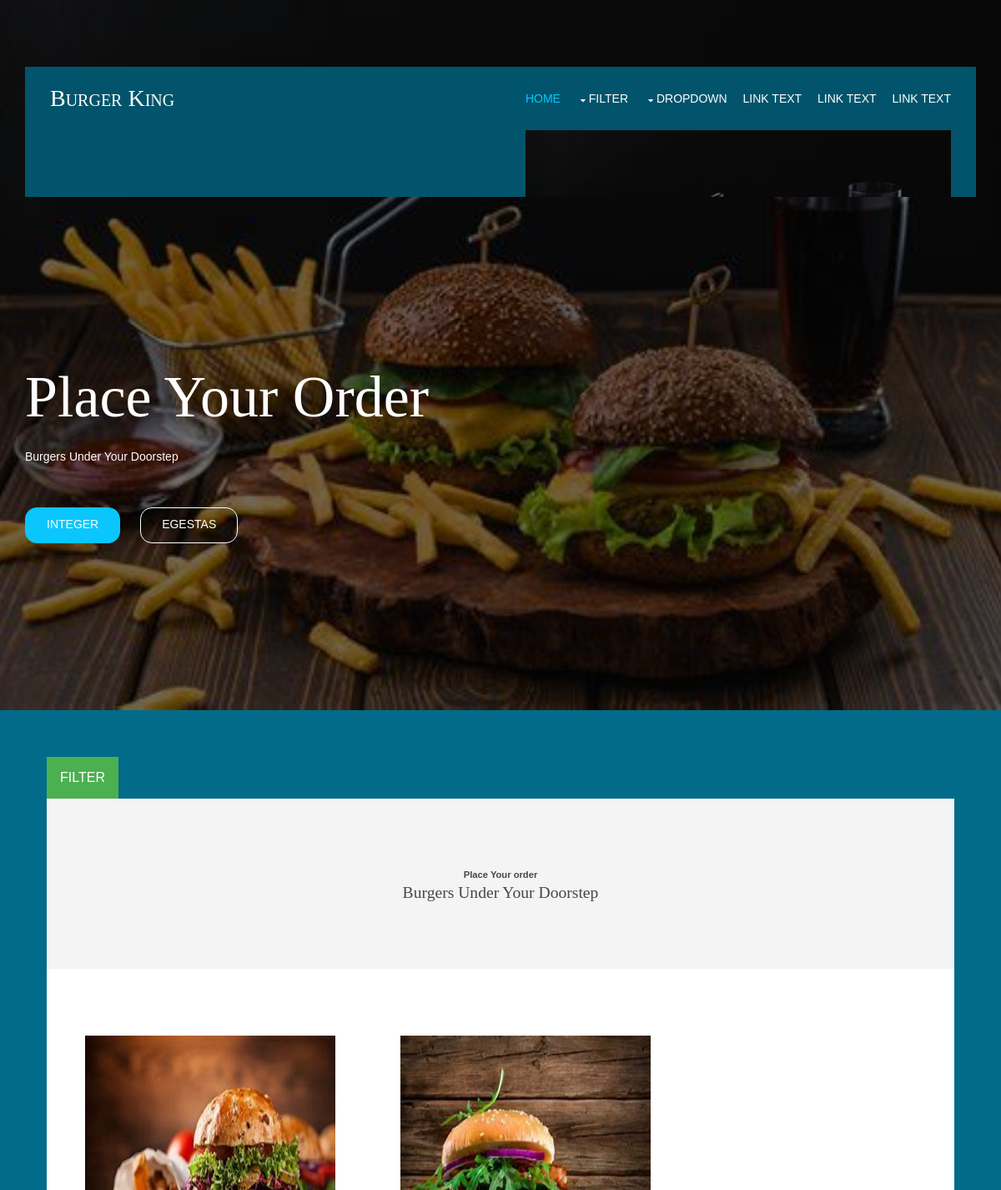
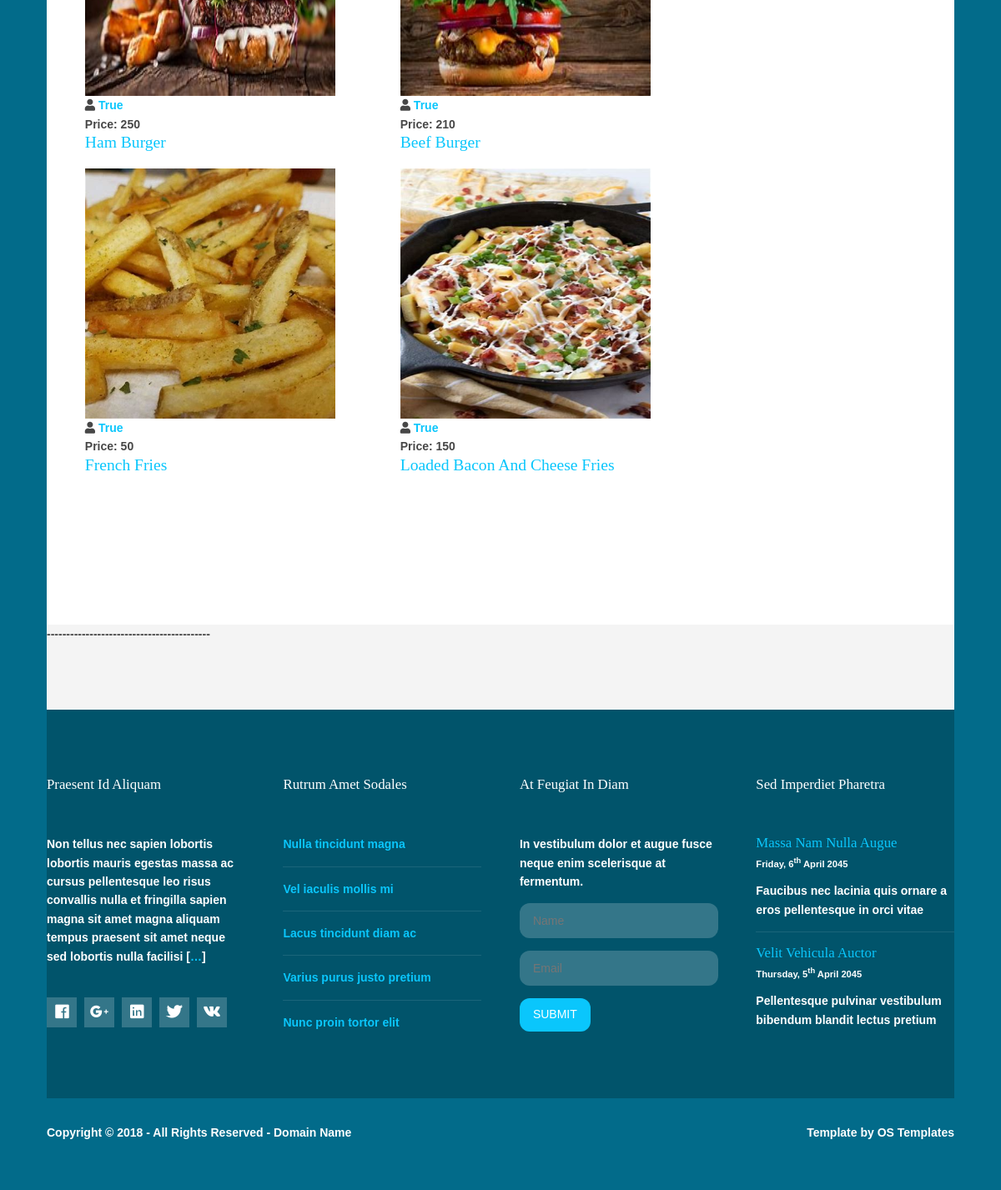
The page / on the database its author committed (2 pictures, top to bottom).
### shop/models.py (models this page shows, shortened)
class products(models.Model):
    name=models.CharField(max_length=250,unique=True)
    slug=models.SlugField(max_length=250,unique=True)
    img=models.ImageField(upload_to='product')
    stock=models.IntegerField()
    price=models.IntegerField()
    available=models.BooleanField()
    category=models.ForeignKey(categ,on_delete=models.CASCADE)

### shop/views.py (the view)
# urls.py: 2. Add a URL to urlpatterns:  path('', views.home, name='home')
def home(request,c_slug=None):
    c_page=None
    prodt=None
    if c_slug!=None:
        c_page=get_object_or_404(categ,slug=c_slug)
        prodt=products.objects.filter(category=c_page,available=True)
    else:
        prodt=products.objects.all().filter(available=True)
    cat=categ.objects.all()
    return render(request,'index.html',{'pr':prodt,'ct':cat})

### shop/models.py (called while the page is built)
    def get_url(self):
        return reverse('prod_cat',args=[self.slug])

### templates/index.html (shortened to what this page needs)
{% extends 'base.html' %}
{% load static %}
{% block content %}
<!DOCTYPE html>
<html lang="">
<head>
<link href="{% static 'hm/layout/styles/layout.css' %}" rel="stylesheet" type="text/css" media="all">
</head>
<body id="top">
<div class="bgded overlay padtop" style="background-image:url('{% static 'hm/images/demo/backgrounds/bug.jpg' %}');">
  </header>
  <div id="pageintro" class="hoc clear">
    <article>
      <h3 class="heading">Place Your Order</h3>
      <p>Burgers under your doorstep</p>
      <footer>
        <ul class="nospace inline pushright">
          <li><a class="btn" href="#">Integer</a></li>
          <li><a class="btn inverse" href="#">Egestas</a></li>
        </ul>
      </footer>
    </article>
  </div>
</div>
<div class="dropdown">
  <button class="dropbtn">FILTER</button>
  <div class="dropdown-content">
          {% for i in ct %}
          <b style="color:black">
            {% endfor %}
          </b>
        </div>
<div class="wrapper row2">
  <section class="hoc container clear">
    <div class="sectiontitle">
      <p class="nospace font-xs">Place Your order</p>
      <h6 class="heading">Burgers under your doorstep</h6>
    </div>
    <div class="wrapper row3">
  <main class="hoc container clear">
    <section id="introblocks">
      <ul class="nospace group btmspace-80">
    {% for i in pr %}
      <li class="one_third">
        <article>
          <figure><a class="imgover" href="#"><img src="{{i.img.url}}" alt="" style="width:300px;height:300px"></a>
            <figcaption>
              <ul class="nospace meta clear">
                <li><i class="fas fa-user"></i> <a href="#">{{i.available}}</a></li>
                <li>
                  <time datetime="2045-04-06T08:15+00:00">Price: {{i.price}}</time>
                </li>
              </ul>
              <h6 class="heading"><a href="#">{{i.name}}</a></h6>
            </figcaption>
          </figure>
        </article>
      </li>
    {% endfor %}
          </ul>
    </section>
  </main>
    </div>
      ------------------------------------------
  </section>
</div>
<div class="wrapper row4">
  <footer id="footer" class="hoc clear">
    <div class="one_quarter first">
      <h6 class="heading">Praesent id aliquam</h6>
      <p>Non tellus nec sapien lobortis lobortis mauris egestas massa ac cursus pellentesque leo risus convallis nulla et fringilla sapien magna sit amet magna aliquam tempus praesent sit amet neque sed lobortis nulla facilisi [<a href="#">&hellip;</a>]</p>
      <ul class="faico clear">
        <li><a class="faicon-facebook" href="#"><i class="fab fa-facebook"></i></a></li>
        <li><a class="faicon-google-plus" href="#"><i class="fab fa-google-plus-g"></i></a></li>
        <li><a class="faicon-linkedin" href="#"><i class="fab fa-linkedin"></i></a></li>
        <li><a class="faicon-twitter" href="#"><i class="fab fa-twitter"></i></a></li>
        <li><a class="faicon-vk" href="#"><i class="fab fa-vk"></i></a></li>
      </ul>
    </div>
    <div class="one_quarter">
      <h6 class="heading">Rutrum amet sodales</h6>
      <ul class="nospace linklist">
        <li><a href="#">Nulla tincidunt magna</a></li>
        <li><a href="#">Vel iaculis mollis mi</a></li>
        <li><a href="#">Lacus tincidunt diam ac</a></li>
        <li><a href="#">Varius purus justo pretium</a></li>
        <li><a href="#">Nunc proin tortor elit</a></li>
      </ul>
    </div>
    <div class="one_quarter">
      <h6 class="heading">At feugiat in diam</h6>
      <p class="nospace btmspace-15">In vestibulum dolor et augue fusce neque enim scelerisque at fermentum.</p>
      <form action="#" method="post">
        <fieldset>
          <input class="btmspace-15" type="text" value="" placeholder="Name">
          <input class="btmspace-15" type="text" value="" placeholder="Email">
          <button class="btn" type="submit" value="submit">Submit</button>
        </fieldset>
      </form>
    </div>
    <div class="one_quarter last">
      <h6 class="heading">Sed imperdiet pharetra</h6>
      <ul class="nospace linklist">
        <li>
          <article>
            <h6 class="nospace font-x1"><a href="#">Massa nam nulla augue</a></h6>
            <time class="font-xs block btmspace-10" datetime="2045-04-06">Friday, 6<sup>th</sup> April 2045</time>
            <p class="nospace">Faucibus nec lacinia quis ornare a eros pellentesque in orci vitae</p>
          </article>
        </li>
        <li>
          <article>
            <h6 class="nospace font-x1"><a href="#">Velit vehicula auctor</a></h6>
            <time class="font-xs block btmspace-10" datetime="2045-04-05">Thursday, 5<sup>th</sup> April 2045</time>
            <p class="nospace">Pellentesque pulvinar vestibulum bibendum blandit lectus pretium</p>
          </article>
        </li>
      </ul>
    </div>
  </footer>
</div>
<div class="wrapper row5">
  <div id="copyright" class="hoc clear">
    <p class="fl_left">Copyright &copy; 2018 - All Rights Reserved - <a href="#">Domain Name</a></p>
    <p class="fl_right">Template by <a target="_blank" href="https://www.os-templates.com/" title="Free Website Templates">OS Templates</a></p>
  </div>
</div>
</body>
</html>
 {% endblock %}

### templates/base.html (shortened to what this page needs)
{% load static %}
<!DOCTYPE html>
<html lang="">
<head>
<link href="{% static 'hm/layout/styles/layout.css' %}" rel="stylesheet" type="text/css" media="all">
</head>
<body id="top">
<div class="bgded overlay padtop" style="background-image:url('{% static 'hm/images/demo/backgrounds/bug.jpg' %}');">
  <header id="header" class="hoc clear">
    <div id="logo" class="fl_left">
      <h1><a href="/">Burger King</a></h1>
    </div>
    <nav id="mainav" class="fl_right">
      <ul class="clear">
        <li class="active"><a href="index.html">Home</a></li>
        <li><a class="drop" href="#">Filter</a>
        </li>
        <li><a class="drop" href="#">Dropdown</a>
        </li>
        <li><a href="#">Link Text</a></li>
        <li><a href="#">Link Text</a></li>
        <li><a href="#">Link Text</a></li>
      </ul>
      {% block content %}
      {% endblock %}
</body>

### static/hm/layout/styles/layout.css (style rules this page uses)
.padtop { padding:80px 0 0 0; }
#header { padding:0 30px; }
#header #logo { margin:22px 0 0 0; }
#header #logo h1 { margin:0; padding:0; font-size:2rem; font-variant:small-caps; }
#pageintro { padding:200px 0; }
#pageintro article { display:block; max-width:60%; text-transform:capitalize; }
#pageintro .heading { font-size:5rem; }
#pageintro footer { margin-top:50px; }
.container { padding:80px 0; }
.sectiontitle { display:block; max-width:55%; margin:0 auto 80px; text-align:center; }
.sectiontitle * { margin:0; }
#footer { padding:80px 0; }
#footer .heading { margin-bottom:50px; font-size:1.2rem; }
#footer p + .faico { margin-top:30px; }
#footer input, #footer button { border:1px solid; }
#footer input { display:block; width:100%; padding:12px 15px; }
#footer button { padding:10px 15px 12px; font-size:1rem; }
#footer .linklist li { display:block; margin-bottom:15px; padding:0 0 15px 0; border-bottom:1px solid; }
#footer .linklist li:last-child { margin:0; padding:0; border:none; }
#footer .linklist li::before, #footer .linklist li::after { display:table; content:""; }
#footer .linklist li, #footer .linklist li::after { clear:both; }
#copyright { padding:30px 0; }
#copyright * { margin:0; padding:0; }
.btn { border-radius:14px; }
#footer input, #footer button { border-radius:12px; }
*, *::before, *::after { transition:all .3s ease-in-out; }
nav ul, nav ol { margin:0; padding:0; list-style:none; }
#mainav, #breadcrumb, .sidebar nav { line-height:normal; }
#mainav .drop::after, #mainav li li .drop::after, #breadcrumb li a::after, .sidebar nav a::after { position:absolute; font-family:"Font Awesome 5 Free"; font-weight:900; font-size:10px; line-height:10px; }
#mainav ul { text-transform:uppercase; }
#mainav li { display:inline-block; position:relative; margin:0 15px 0 0; padding:0; }
#mainav li:last-child { margin-right:0; }
#mainav li a { display:block; padding:30px 0; }
#mainav .drop { padding-left:15px; }
#mainav .drop::after, #mainav li li .drop::after { content:"\f0d7"; }
#mainav .drop::after { top:35px; left:5px; }
.faico { margin:0; padding:0; list-style:none; }
.faico li { display:inline-block; margin:8px 5px 0 0; padding:0; line-height:normal; }
.faico li:last-child { margin-right:0; }
.faico a { display:inline-block; width:36px; height:36px; line-height:36px; font-size:18px; text-align:center; }
.faico a { color:inherit; background-color:rgba(255,255,255,.2); }
body { color:#FFFFFF; background-color:#026B8A; }
a { color:#0AC6FC; }
.overlay { color:#FFFFFF; background-color:inherit; }
.overlay::after { color:inherit; background-color:rgba(0,0,0,.55); }
.btn, .btn.inverse:hover { color:#FFFFFF; background-color:#0AC6FC; border-color:#0AC6FC; }
.btn:hover, .btn.inverse { color:inherit; background-color:transparent; border-color:inherit; }
.imgover, .imgover:hover::after { color:#FFFFFF; }
.row2 { color:#474747; background-color:#F4F4F4; }
.row3 { color:#474747; background-color:#FFFFFF; }
.row4 { color:#FFFFFF; background-color:#01546B; }
.row5, .row5 a { color:#FFFFFF; background-color:#026B8A; }
#header { color:#FFFFFF; background-color:#01546B; }
#header #logo a { color:inherit; }
#footer .heading { color:#FFFFFF; }
#footer hr, #footer .borderedbox, #footer .linklist li { border-color:rgba(255,255,255,.1); }
#footer input, #footer button { border-color:transparent; }
#footer input { color:#FFFFFF; background-color:rgba(255,255,255,.2); }
#footer button { color:#FFFFFF; background-color:#0AC6FC; }
#mainav li a { color:inherit; }
#mainav .active a, #mainav a:hover, #mainav li:hover > a { color:#0AC6FC; background-color:inherit; }
@media screen and (min-width:1140px) { .hoc { max-width:1140px; } }

### templates/index.html (style rules this page uses)
.dropbtn { background-color: #4CAF50; color: white; padding: 16px; font-size: 16px; border: none; cursor: pointer; }
.dropdown { position: relative; display: inline-block; padding: 56px; }
.dropdown-content { display: none; position: absolute; background-color: #f9f9f9; min-width: 160px; box-shadow: 0px 8px 16px 0px rgba(0,0,0,0.2); z-index: 1; }

### rows shown on the page
products: img (picture), available "True", price "250", name "Ham Burger"
products: img (picture), available "True", price "210", name "Beef Burger"
products: img (picture), available "True", price "50", name "French Fries"
products: img (picture), available "True", price "150", name "Loaded Bacon And Cheese Fries"
